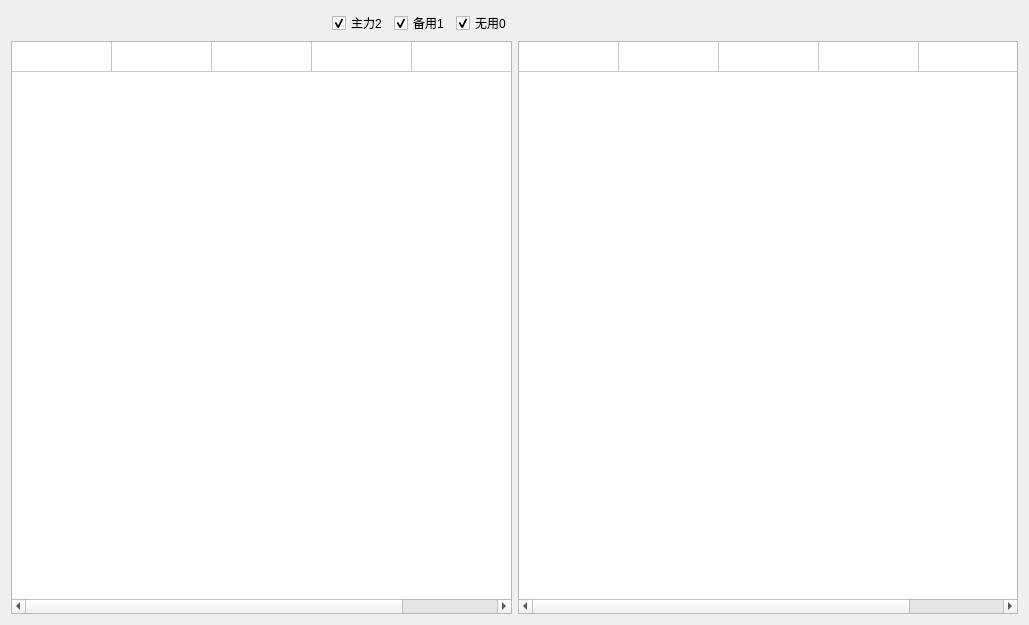
      <widget class="QWidget" name="tab_2">
       <attribute name="title">
        <string>素材表</string>
       </attribute>
       <layout class="QGridLayout" name="gridLayout_3">
        <item row="0" column="0">
         <layout class="QHBoxLayout" name="horizontalLayout_3">
          <item>
           <spacer name="horizontalSpacer">
            <property name="orientation">
             <enum>Qt::Horizontal</enum>
            </property>
            <property name="sizeHint" stdset="0">
             <size>
              <width>40</width>
              <height>20</height>
             </size>
            </property>
           </spacer>
          </item>
          <item>
           <widget class="QCheckBox" name="bMain_2">
            <property name="text">
             <string>主力2</string>
            </property>
            <property name="checked">
             <bool>true</bool>
            </property>
            <property name="tristate">
             <bool>false</bool>
            </property>
           </widget>
          </item>
          <item>
           <widget class="QCheckBox" name="bBackup_2">
            <property name="text">
             <string>备用1</string>
            </property>
            <property name="checked">
             <bool>true</bool>
            </property>
           </widget>
          </item>
          <item>
           <widget class="QCheckBox" name="bNoUse_2">
            <property name="text">
             <string>无用0</string>
            </property>
            <property name="checked">
             <bool>true</bool>
            </property>
           </widget>
          </item>
         </layout>
        </item>
        <item row="1" column="0">
         <widget class="QTableWidget" name="tRequirementData_1">
          <property name="minimumSize">
           <size>
            <width>501</width>
            <height>573</height>
           </size>
          </property>
          <attribute name="horizontalHeaderVisible">
           <bool>false</bool>
          </attribute>
          <attribute name="verticalHeaderVisible">
           <bool>false</bool>
          </attribute>
          <row>
           <property name="text">
            <string/>
           </property>
          </row>
          <column>
           <property name="text">
            <string>编号</string>
           </property>
          </column>
          <column>
           <property name="text">
            <string>名称</string>
           </property>
          </column>
          <column>
           <property name="text">
            <string>星级</string>
           </property>
          </column>
          <column>
           <property name="text">
            <string>总需数量</string>
           </property>
          </column>
          <column>
           <property name="text">
            <string>已有数量</string>
           </property>
          </column>
          <item row="0" column="0">
           <property name="text">
            <string/>
           </property>
          </item>
         </widget>
        </item>
        <item row="1" column="1">
         <widget class="QTableWidget" name="tRequirementData_2">
          <property name="minimumSize">
           <size>
            <width>500</width>
            <height>573</height>
           </size>
          </property>
          <attribute name="horizontalHeaderVisible">
           <bool>false</bool>
          </attribute>
          <attribute name="verticalHeaderVisible">
           <bool>false</bool>
          </attribute>
          <row>
           <property name="text">
            <string/>
           </property>
          </row>
          <column>
           <property name="text">
            <string>编号</string>
           </property>
          </column>
          <column>
           <property name="text">
            <string>名称</string>
           </property>
          </column>
          <column>
           <property name="text">
            <string>星级</string>
           </property>
          </column>
          <column>
           <property name="text">
            <string>总需数量</string>
           </property>
          </column>
          <column>
           <property name="text">
            <string>已有数量</string>
           </property>
          </column>
          <item row="0" column="0">
           <property name="text">
            <string/>
           </property>
          </item>
         </widget>
        </item>
        <item row="0" column="1">
         <spacer name="horizontalSpacer_4">
          <property name="orientation">
           <enum>Qt::Horizontal</enum>
          </property>
          <property name="sizeHint" stdset="0">
           <size>
            <width>40</width>
            <height>20</height>
           </size>
          </property>
         </spacer>
        </item>
       </layout>
      </widget>
